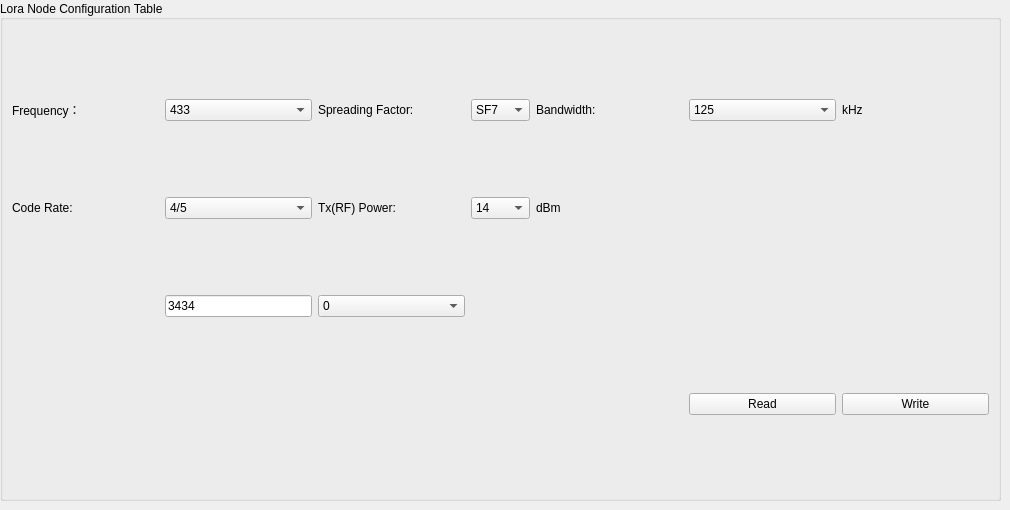
    <widget class="QWidget" name="LoraNet">
     <property name="enabled">
      <bool>true</bool>
     </property>
     <property name="sizePolicy">
      <sizepolicy hsizetype="Expanding" vsizetype="Preferred">
       <horstretch>0</horstretch>
       <verstretch>0</verstretch>
      </sizepolicy>
     </property>
     <attribute name="title">
      <string>LoRa</string>
     </attribute>
     <widget class="QGroupBox" name="groupBox_3">
      <property name="geometry">
       <rect>
        <x>0</x>
        <y>0</y>
        <width>1001</width>
        <height>501</height>
       </rect>
      </property>
      <property name="sizePolicy">
       <sizepolicy hsizetype="Fixed" vsizetype="Preferred">
        <horstretch>0</horstretch>
        <verstretch>0</verstretch>
       </sizepolicy>
      </property>
      <property name="minimumSize">
       <size>
        <width>200</width>
        <height>0</height>
       </size>
      </property>
      <property name="layoutDirection">
       <enum>Qt::LeftToRight</enum>
      </property>
      <property name="title">
       <string>Lora Node Configuration Table</string>
      </property>
      <property name="alignment">
       <set>Qt::AlignLeading|Qt::AlignLeft|Qt::AlignVCenter</set>
      </property>
      <layout class="QGridLayout" name="gridLayout_4">
       <item row="1" column="1">
        <widget class="QLabel" name="label_17">
         <property name="text">
          <string>Code Rate:</string>
         </property>
        </widget>
       </item>
       <item row="1" column="2">
        <widget class="QComboBox" name="CodeRateComboBox">
         <property name="currentIndex">
          <number>0</number>
         </property>
         <item>
          <property name="text">
           <string>4/5</string>
          </property>
         </item>
         <item>
          <property name="text">
           <string>4/6</string>
          </property>
         </item>
         <item>
          <property name="text">
           <string>4/7</string>
          </property>
         </item>
         <item>
          <property name="text">
           <string>4/8</string>
          </property>
         </item>
        </widget>
       </item>
       <item row="2" column="2">
        <widget class="QLineEdit" name="syncWordLineEdit">
         <property name="sizePolicy">
          <sizepolicy hsizetype="Preferred" vsizetype="Fixed">
           <horstretch>0</horstretch>
           <verstretch>0</verstretch>
          </sizepolicy>
         </property>
         <property name="text">
          <string>3434</string>
         </property>
        </widget>
       </item>
       <item row="1" column="3">
        <widget class="QLabel" name="label_11">
         <property name="text">
          <string>Tx(RF) Power:</string>
         </property>
        </widget>
       </item>
       <item row="0" column="4">
        <widget class="QComboBox" name="SFComboBox">
         <property name="sizePolicy">
          <sizepolicy hsizetype="Fixed" vsizetype="Fixed">
           <horstretch>0</horstretch>
           <verstretch>0</verstretch>
          </sizepolicy>
         </property>
         <property name="currentText">
          <string>SF7</string>
         </property>
         <property name="currentIndex">
          <number>2</number>
         </property>
         <item>
          <property name="text">
           <string>SF5</string>
          </property>
         </item>
         <item>
          <property name="text">
           <string>SF6</string>
          </property>
         </item>
         <item>
          <property name="text">
           <string>SF7</string>
          </property>
         </item>
         <item>
          <property name="text">
           <string>SF8</string>
          </property>
         </item>
         <item>
          <property name="text">
           <string>SF9</string>
          </property>
         </item>
         <item>
          <property name="text">
           <string>SF10</string>
          </property>
         </item>
         <item>
          <property name="text">
           <string>SF11</string>
          </property>
         </item>
         <item>
          <property name="text">
           <string>SF12</string>
          </property>
         </item>
        </widget>
       </item>
       <item row="0" column="3">
        <widget class="QLabel" name="label_14">
         <property name="text">
          <string>Spreading Factor:</string>
         </property>
        </widget>
       </item>
       <item row="0" column="2">
        <widget class="QComboBox" name="FrequencyComboBox">
         <property name="currentText">
          <string>433</string>
         </property>
         <property name="currentIndex">
          <number>0</number>
         </property>
         <item>
          <property name="text">
           <string>433</string>
          </property>
         </item>
         <item>
          <property name="text">
           <string>470</string>
          </property>
         </item>
         <item>
          <property name="text">
           <string>490</string>
          </property>
         </item>
         <item>
          <property name="text">
           <string>863</string>
          </property>
         </item>
         <item>
          <property name="text">
           <string>863.5</string>
          </property>
         </item>
         <item>
          <property name="text">
           <string>864</string>
          </property>
         </item>
         <item>
          <property name="text">
           <string>864.5</string>
          </property>
         </item>
         <item>
          <property name="text">
           <string>865</string>
          </property>
         </item>
         <item>
          <property name="text">
           <string>865.5</string>
          </property>
         </item>
         <item>
          <property name="text">
           <string>866</string>
          </property>
         </item>
         <item>
          <property name="text">
           <string>866.5</string>
          </property>
         </item>
         <item>
          <property name="text">
           <string>867</string>
          </property>
         </item>
         <item>
          <property name="text">
           <string>867.5</string>
          </property>
         </item>
         <item>
          <property name="text">
           <string>868</string>
          </property>
         </item>
         <item>
          <property name="text">
           <string>868.5</string>
          </property>
         </item>
         <item>
          <property name="text">
           <string>869</string>
          </property>
         </item>
         <item>
          <property name="text">
           <string>869.5</string>
          </property>
         </item>
         <item>
          <property name="text">
           <string>870</string>
          </property>
         </item>
        </widget>
       </item>
       <item row="0" column="5">
        <widget class="QLabel" name="label_15">
         <property name="text">
          <string>Bandwidth:</string>
         </property>
        </widget>
       </item>
       <item row="2" column="3">
        <widget class="QComboBox" name="OptimizeLowRateComboBox">
         <property name="currentIndex">
          <number>0</number>
         </property>
         <item>
          <property name="text">
           <string>0</string>
          </property>
         </item>
         <item>
          <property name="text">
           <string>1</string>
          </property>
         </item>
        </widget>
       </item>
       <item row="0" column="6">
        <widget class="QComboBox" name="BandwidthComboBox">
         <property name="currentIndex">
          <number>0</number>
         </property>
         <item>
          <property name="text">
           <string>125</string>
          </property>
         </item>
         <item>
          <property name="text">
           <string>250</string>
          </property>
         </item>
         <item>
          <property name="text">
           <string>500</string>
          </property>
         </item>
        </widget>
       </item>
       <item row="1" column="4">
        <widget class="QComboBox" name="RFPowerComboBox">
         <property name="currentIndex">
          <number>0</number>
         </property>
         <item>
          <property name="text">
           <string>14</string>
          </property>
         </item>
         <item>
          <property name="text">
           <string>15</string>
          </property>
         </item>
         <item>
          <property name="text">
           <string>16</string>
          </property>
         </item>
         <item>
          <property name="text">
           <string>17</string>
          </property>
         </item>
         <item>
          <property name="text">
           <string>18</string>
          </property>
         </item>
         <item>
          <property name="text">
           <string>19</string>
          </property>
         </item>
         <item>
          <property name="text">
           <string>20</string>
          </property>
         </item>
         <item>
          <property name="text">
           <string>21</string>
          </property>
         </item>
         <item>
          <property name="text">
           <string>22</string>
          </property>
         </item>
        </widget>
       </item>
       <item row="1" column="5">
        <widget class="QLabel" name="label_21">
         <property name="text">
          <string>dBm</string>
         </property>
        </widget>
       </item>
       <item row="3" column="7">
        <widget class="QPushButton" name="loraSetButton">
         <property name="text">
          <string>Write</string>
         </property>
        </widget>
       </item>
       <item row="0" column="7">
        <widget class="QLabel" name="label_22">
         <property name="text">
          <string>kHz</string>
         </property>
        </widget>
       </item>
       <item row="3" column="6">
        <widget class="QPushButton" name="loraGetButton">
         <property name="text">
          <string>Read</string>
         </property>
        </widget>
       </item>
       <item row="0" column="1">
        <widget class="QLabel" name="label_13">
         <property name="text">
          <string>Frequency：</string>
         </property>
        </widget>
       </item>
      </layout>
     </widget>
    </widget>
